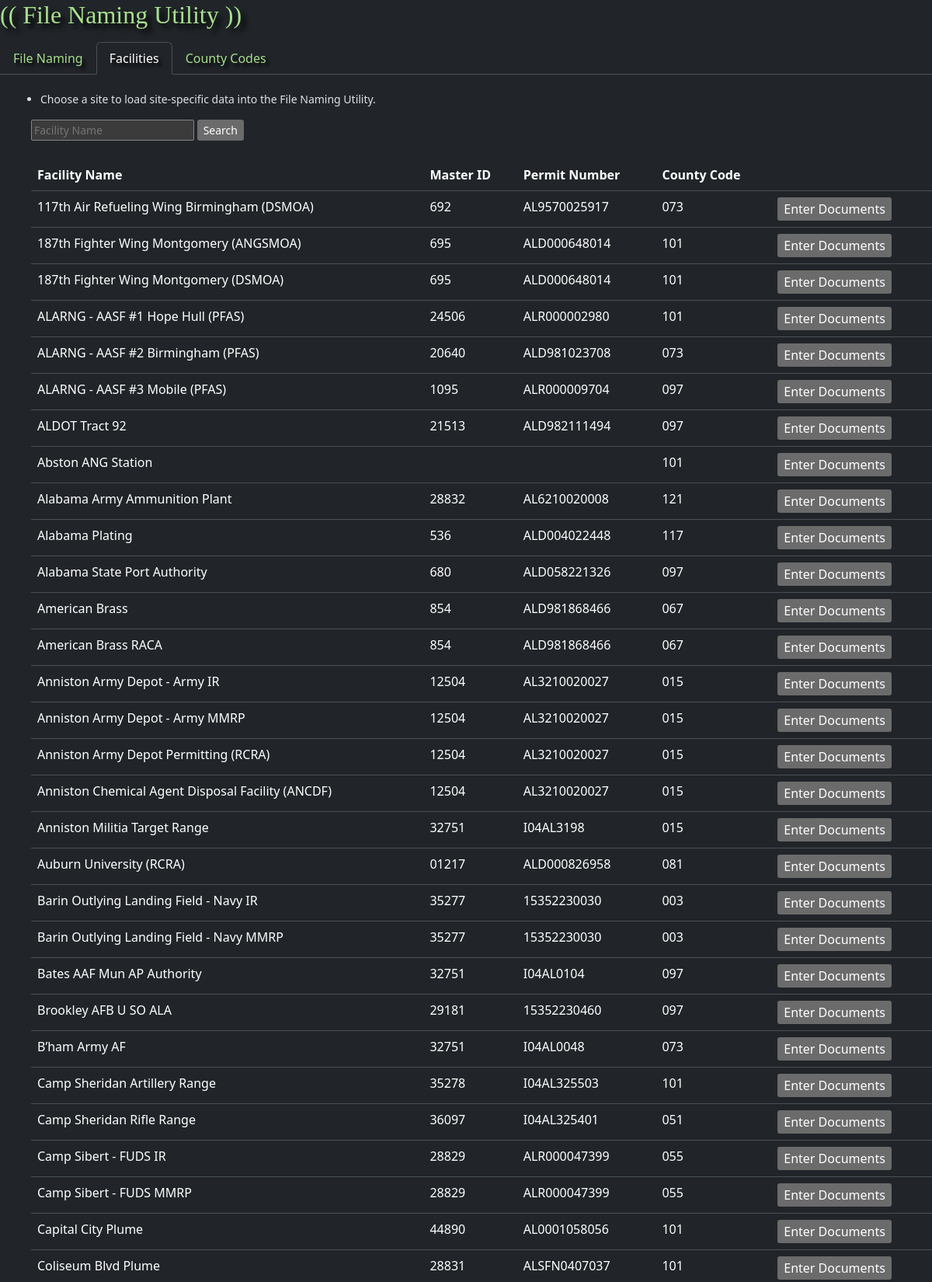
Page /sites (upper part) on the committed database.
### tables this page shows
CREATE TABLE facilities (name TEXT, permit TEXT, masterid TEXT, county TEXT);

### app.py (the view)
@app.route("/sites", methods=["GET", "POST"])
def sites():
    db = sqlite3.connect("filenaming.db")
    db.row_factory = sqlite3.Row
    if request.method == "GET":
        cursor = db.execute("SELECT * FROM facilities ORDER BY name")
        sites = cursor.fetchall()
        print(sites)
        return render_template("sites.html",
                            sites=sites)
    elif request.method == "POST":
        search = request.form.get("search")
        cursor = db.execute("SELECT * FROM facilities WHERE name LIKE ? ORDER BY name", ('%' + search + '%',))
        sites = cursor.fetchall()
        return render_template("sites.html",
                            sites=sites)

### templates/sites.html (shortened to what this page needs)
{% extends "layout.html" %}
{% block navbar %}
    <li class="nav-item">
        <a class="nav-link" href="/">File Naming</a>
    </li>
    <li class="nav-item">
        <a class="nav-link active" href="/sites">Facilities</a>
    </li>
    <li class="nav-item">
        <a class="nav-link" href="/counties">County Codes</a>
    </li>
{% endblock %}
{% block main %}
    <div style="padding-left: 20px; font-size: 14px;">
        <ul>
            <li>Choose a site to load site-specific data into the File Naming Utility.</li>
        </ul>
        <form action="/sites" method="POST" style="padding-left: 20px; font-size: 14px;">
            <input autocomplete="on" class="w-auto" id="search" name="search" placeholder="Facility Name" type="text">
            <input type="submit" value="Search"></button>
        </form>
    </div>
    <div style="padding-left: 40px;">
        <table class="table table-hover">
            <thead>
            <tr>
                <th scope="col">Facility Name</th>
                <th scope="col">Master ID</th>
                <th scope="col">Permit Number</th>
                <th scope="col">County Code</th>
                <th scope="col"></th>
            </tr>
            </thead>
            <tbody>
                {% for site in sites %}
                    <form action="/" method="POST">
                        <tr>
                            <td><input type="hidden" name="name" value="{{ site.name }}">{{ site.name }}</td>
                            <td><input type="hidden" name="masterid" value="{{ site.masterid }}">{{ site.masterid }}</td>
                            <td><input type="hidden" name="permit" value="{{ site.permit }}">{{ site.permit }}</td>
                            <td><input type="hidden" name="county" value="{{ site.county }}">{{ site.county }}</td>
                            <td><input type="submit" value="Enter Documents"></td>
                        </tr>
                    </form>
                {% endfor %}
            </tbody>
        </table>
    </div>
{% endblock %}

### templates/layout.html (shortened to what this page needs)
<!doctype html>
<html lang="en" data-bs-theme="dark">
    <head>
        <link href="https://cdn.jsdelivr.net/npm/bootstrap@5.3.2/dist/css/bootstrap.min.css" rel="stylesheet">
        <link href="/static/styles.css" rel="stylesheet">
    </head>
    <body>
        <div>
            <h2 style="font-family: Georgia;">
                (( File Naming Utility ))
            </h2>
        </div>
        <ul class="nav nav-tabs" data-bs-theme="dark">
            {% block navbar %}
            {% endblock %}
        </ul>
        {% block main %}
        {% endblock %}
    </body>
</html>

### static/styles.css (style rules this page uses)
:root { --bs-body-bg: #212529 !important; --bs-nav-tabs-link-active-color: #A8DF8E !important; }
h2 { color: #A8DF8E; text-shadow: 6px 6px 6px #000000; }
.nav-item { text-shadow: 4px 4px 4px #000000; }
[data-bs-theme=dark] { --bs-link-color: #A8DF8E !important; }

### rows in the picture
facilities: name "117th Air Refueling Wing Birmingham (DSMOA)", masterid "692", permit "AL9570025917", county "073"
facilities: name "187th Fighter Wing Montgomery (ANGSMOA)", masterid "695", permit "ALD000648014", county "101"
facilities: name "187th Fighter Wing Montgomery (DSMOA)", masterid "695", permit "ALD000648014", county "101"
facilities: name "ALARNG - AASF #1 Hope Hull (PFAS)", masterid "24506", permit "ALR000002980", county "101"
facilities: name "ALARNG - AASF #2 Birmingham (PFAS)", masterid "20640", permit "ALD981023708", county "073"
facilities: name "ALARNG - AASF #3 Mobile (PFAS)", masterid "1095", permit "ALR000009704", county "097"
facilities: name "ALDOT Tract 92", masterid "21513", permit "ALD982111494", county "097"
facilities: name "Abston ANG Station", county "101"
facilities: name "Alabama Army Ammunition Plant", masterid "28832", permit "AL6210020008", county "121"
facilities: name "Alabama Plating", masterid "536", permit "ALD004022448", county "117"
facilities: name "Alabama State Port Authority", masterid "680", permit "ALD058221326", county "097"
facilities: name "American Brass", masterid "854", permit "ALD981868466", county "067"
facilities: name "American Brass RACA", masterid "854", permit "ALD981868466", county "067"
facilities: name "Anniston Army Depot - Army IR", masterid "12504", permit "AL3210020027", county "015"
facilities: name "Anniston Army Depot - Army MMRP", masterid "12504", permit "AL3210020027", county "015"
facilities: name "Anniston Army Depot Permitting (RCRA)", masterid "12504", permit "AL3210020027", county "015"
facilities: name "Anniston Chemical Agent Disposal Facility (ANCDF)", masterid "12504", permit "AL3210020027", county "015"
facilities: name "Anniston Militia Target Range", masterid "32751", permit "I04AL3198", county "015"
facilities: name "Auburn University (RCRA)", masterid "01217", permit "ALD000826958", county "081"
facilities: name "Barin Outlying Landing Field - Navy IR", masterid "35277", permit "15352230030", county "003"
facilities: name "Barin Outlying Landing Field - Navy MMRP", masterid "35277", permit "15352230030", county "003"
facilities: name "Bates AAF Mun AP Authority", masterid "32751", permit "I04AL0104", county "097"
facilities: name "Brookley AFB U SO ALA", masterid "29181", permit "15352230460", county "097"
facilities: name "B’ham Army AF", masterid "32751", permit "I04AL0048", county "073"
facilities: name "Camp Sheridan Artillery Range", masterid "35278", permit "I04AL325503", county "101"
facilities: name "Camp Sheridan Rifle Range", masterid "36097", permit "I04AL325401", county "051"
facilities: name "Camp Sibert - FUDS IR", masterid "28829", permit "ALR000047399", county "055"
facilities: name "Camp Sibert - FUDS MMRP", masterid "28829", permit "ALR000047399", county "055"
facilities: name "Capital City Plume", masterid "44890", permit "AL0001058056", county "101"
facilities: name "Coliseum Blvd Plume", masterid "28831", permit "ALSFN0407037", county "101"
